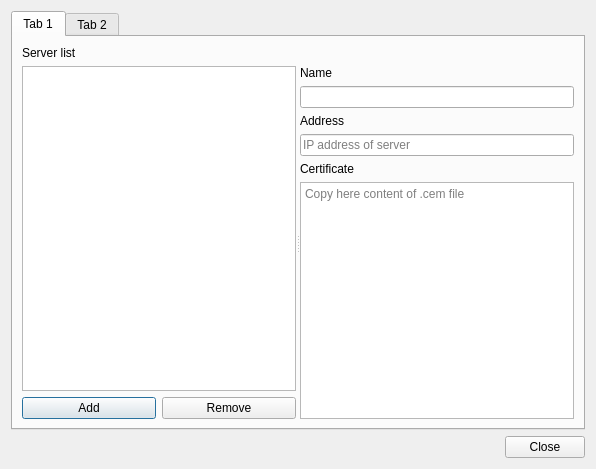
<?xml version="1.0" encoding="UTF-8"?>
<ui version="4.0">
 <class>SettingsWindow</class>
 <widget class="QDialog" name="SettingsWindow">
  <property name="geometry">
   <rect>
    <x>0</x>
    <y>0</y>
    <width>596</width>
    <height>469</height>
   </rect>
  </property>
  <property name="windowTitle">
   <string>Dialog</string>
  </property>
  <layout class="QVBoxLayout" name="verticalLayout">
   <item>
    <layout class="QVBoxLayout" name="verticalLayout_2">
     <item>
      <widget class="QTabWidget" name="tabWidget">
       <property name="currentIndex">
        <number>0</number>
       </property>
       <widget class="QWidget" name="tab">
        <attribute name="title">
         <string>Tab 1</string>
        </attribute>
        <layout class="QVBoxLayout" name="verticalLayout_5">
         <item>
          <widget class="QLabel" name="label_3">
           <property name="sizePolicy">
            <sizepolicy hsizetype="Preferred" vsizetype="Fixed">
             <horstretch>0</horstretch>
             <verstretch>0</verstretch>
            </sizepolicy>
           </property>
           <property name="text">
            <string>Server list</string>
           </property>
          </widget>
         </item>
         <item>
          <widget class="QSplitter" name="splitter">
           <property name="orientation">
            <enum>Qt::Horizontal</enum>
           </property>
           <widget class="QWidget" name="">
            <layout class="QVBoxLayout" name="verticalLayout_3">
             <item>
              <widget class="QListWidget" name="listWidget"/>
             </item>
             <item>
              <layout class="QHBoxLayout" name="horizontalLayout_3">
               <item>
                <widget class="QPushButton" name="addButton">
                 <property name="text">
                  <string>Add</string>
                 </property>
                </widget>
               </item>
               <item>
                <widget class="QPushButton" name="removeButton">
                 <property name="text">
                  <string>Remove</string>
                 </property>
                </widget>
               </item>
              </layout>
             </item>
            </layout>
           </widget>
           <widget class="QWidget" name="verticalLayoutWidget_2">
            <layout class="QVBoxLayout" name="verticalLayout_4">
             <item>
              <widget class="QLabel" name="label_2">
               <property name="text">
                <string>Name</string>
               </property>
              </widget>
             </item>
             <item>
              <widget class="QLineEdit" name="lineEdit"/>
             </item>
             <item>
              <widget class="QLabel" name="label_4">
               <property name="text">
                <string>Address</string>
               </property>
              </widget>
             </item>
             <item>
              <widget class="QLineEdit" name="lineEdit_2">
               <property name="placeholderText">
                <string>IP address of server</string>
               </property>
              </widget>
             </item>
             <item>
              <widget class="QLabel" name="label">
               <property name="text">
                <string>Certificate</string>
               </property>
              </widget>
             </item>
             <item>
              <widget class="QPlainTextEdit" name="plainTextEdit">
               <property name="placeholderText">
                <string>Copy here content of .cem file</string>
               </property>
              </widget>
             </item>
            </layout>
           </widget>
          </widget>
         </item>
        </layout>
       </widget>
       <widget class="QWidget" name="tab_2">
        <attribute name="title">
         <string>Tab 2</string>
        </attribute>
       </widget>
      </widget>
     </item>
    </layout>
   </item>
   <item>
    <layout class="QHBoxLayout" name="horizontalLayout_2">
     <item>
      <spacer name="horizontalSpacer">
       <property name="orientation">
        <enum>Qt::Horizontal</enum>
       </property>
       <property name="sizeHint" stdset="0">
        <size>
         <width>40</width>
         <height>20</height>
        </size>
       </property>
      </spacer>
     </item>
     <item>
      <widget class="QPushButton" name="closeButton">
       <property name="text">
        <string>Close</string>
       </property>
      </widget>
     </item>
    </layout>
   </item>
  </layout>
 </widget>
 <resources/>
 <connections/>
</ui>
